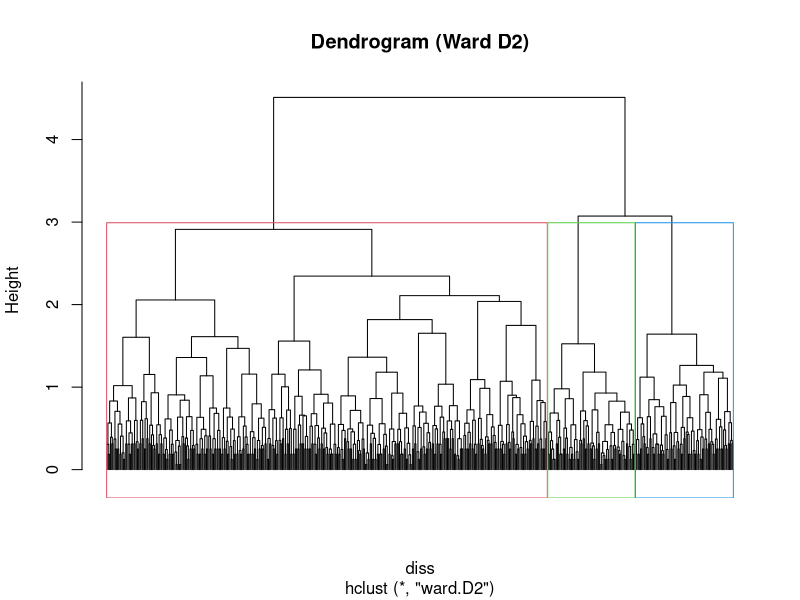

The R script that drew this image:
library(haven)
library(cluster)
library(tidyverse)

data <- read.csv("data/cluster_data_prep.csv")

hc_data <- data %>%
  select(-P14,-P1,-Estacion, -P9)

# --- convert to factors (if not already) and keep a copy for summary ---
hc_data <- hc_data %>%
  mutate(across(-ID_Hogar, as_factor))

diss <- daisy(hc_data %>% select(-ID_Hogar), metric = "gower")


# --- Build hierarchical clustering tree ---
hc <- hclust(diss, method = "ward.D2")

# Visualize dendrogram
plot(hc, labels = FALSE, hang = -1, main = "Dendrogram (Ward D2)")
# Cut and highlight at k=3
rect.hclust(hc, k = 3, border = 2:4)


# --- Evaluate average silhouette coefficient for different cluster numbers ---
sil_results <- data.frame(Clusters = 2:5, Avg_Silhouette = NA_real_)

for(k in sil_results$Clusters) {
  cl <- cutree(hc, k = k)
  sil <- silhouette(cl, diss)
  sil_results$Avg_Silhouette[sil_results$Clusters == k] <- mean(sil[, "sil_width"])
}

print(sil_results)
# 通过 Avg_Silhouette 辅助选择最优 k


# --- k = 5 时的簇标记 & 摘要 ---
hc_data$cluster2 <- cutree(hc, k = 5)
cat("Cluster sizes (k=2):\n")
print(table(hc_data$cluster2))

summary_table2 <- hc_data %>%
  group_by(cluster2) %>%
  summarise(across(-ID_Hogar,
                   ~ paste0(round(prop.table(table(.)) * 100, 1), collapse = ", ")
  ))
summary_table2$count<- table(hc_data$cluster2)
cat("\nCluster summaries (k=2):\n")
print(summary_table2)
